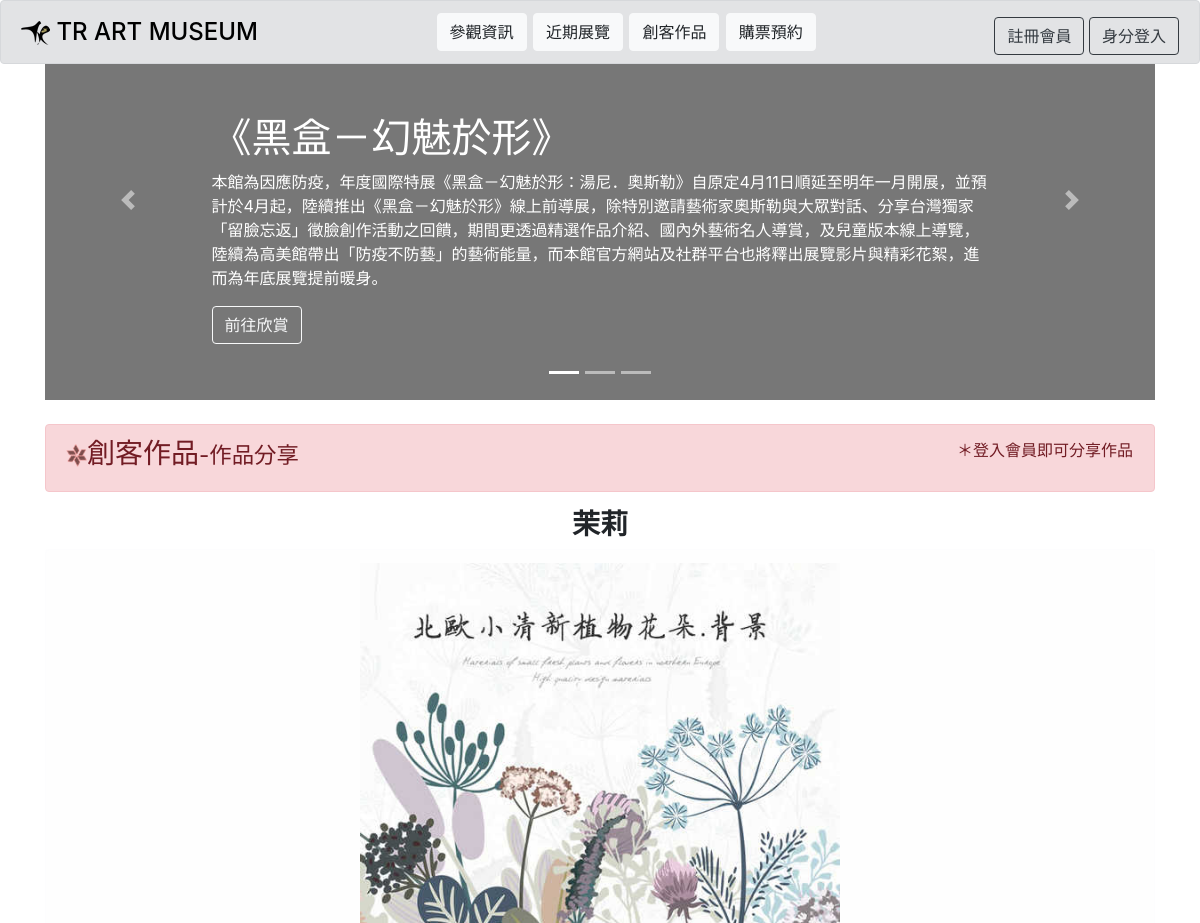
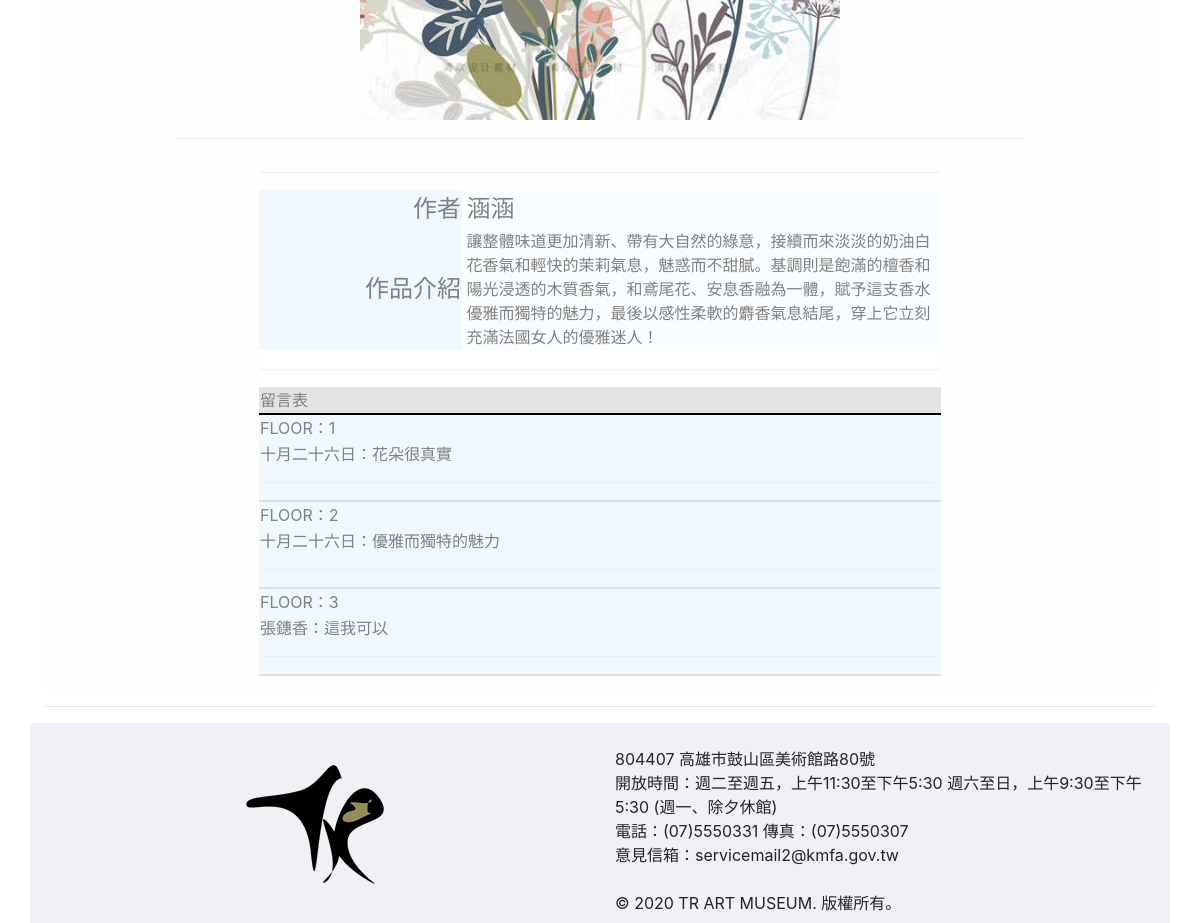
The page /works.php?wid=4 on the database its author committed (2 pictures, top to bottom).
### tables this page shows
CREATE TABLE `works` (
  `wid` int(11) NOT NULL,
  `mid` int(11) NOT NULL,
  `wname` varchar(200) NOT NULL,
  `wintroduction` varchar(200) NOT NULL,
  `wshort` varchar(200) NOT NULL,
  `wlink` varchar(200) NOT NULL
);

CREATE TABLE `mem` (
  `id` int(11) NOT NULL,
  `name` varchar(100) NOT NULL,
  `username` varchar(100) NOT NULL,
  `password` varchar(100) NOT NULL,
  `birth` varchar(100) NOT NULL,
  `phone` varchar(100) NOT NULL
);

CREATE TABLE `message` (
  `messageid` int(11) NOT NULL,
  `mid` varchar(200) NOT NULL,
  `wid` varchar(200) NOT NULL,
  `message` varchar(200) NOT NULL
);

### works.php (the view, shortened to what this page needs)
<?php
  $user_type = $_SESSION["user_type"];
  $wid = $_GET["wid"];
     require "includes/db.php";
    $sql = "SELECT * FROM works WHERE wid='$wid'";
    $result = $conn->query($sql);
    if ($result->num_rows > 0) {
        while($row = $result->fetch_assoc()) {
           $mid = $row["mid"];
           $wname = $row["wname"];
           $wintroduction = $row["wintroduction"];
           $wlink = $row["wlink"];
          $sql = "SELECT * FROM mem WHERE id='$mid'";
          $result = $conn->query($sql);
          if ($result->num_rows > 0) {
              while($row = $result->fetch_assoc()) {
                $mwname = $row["name"];
              }
          }
        }
    }
?>
<!doctype html>
<html lang="en">
  <head>
    <link rel="stylesheet" href="https://stackpath.bootstrapcdn.com/bootstrap/4.5.2/css/bootstrap.min.css">
  </head>
  <body>
<?php require "includes/menu.php";?>
<div class="container" style="margin:0px auto">
    <?php require "includes/exhibition.php";?>
    <br>
  <div class="alert alert-danger" role="alert">
    <div class="row">
      <div align="left" class="col" style="width: 50%">
        <h3><img src="pc/Sign3.png">創客作品<small>-作品分享</small></h3>
      </div>
      <div align="right" class="col" style="width: 50%">
          <?php
            if ($user_type!=NULL) {
              echo "<table width='100%  border='1px'>
                      <tr><td align='right'>
                        <a href='page003.php'><button type'button' class='btn btn-outline-danger'>BACK</button></a>
                        <a href='addworks.php'><button type'button' class='btn btn-outline-danger'>＋作品</button></a>
                      </td></tr>
                    </table>";
            } else  {
              echo "<table width='100%  border='1px'><tr><td align='right'>＊登入會員即可分享作品</td></tr></table>";
            }
          ?>
      </div>
    </div>
    </div>
 <h3 align="center"><b><?php echo "$wname"; ?></b></h3>
<div class="alert alert-light" role="alert" style="width: 100%" >
<table align="center" width="80%">
  <tr>
    <td align="center">
          <?php
          $tags="<img src='uploads/^^^^' style='height: 30rem;'>";
          echo str_replace("^^^^",$wlink,$tags);
      ?>
    </td>
  </tr>
  <tr>
    <td>
      <table align="center" width="80%">
        <tr><td colspan="3"><hr></td></tr>
        <tr height="30%">
          <td width="29.75%" align="right" bgcolor="#f0f8ff">
            <font size="5">作者</font>
           </td>
          <td width="0.5%" bgcolor="#ffffff"></td>
          <td width="69.5%" align="left" bgcolor="#fafdff">
            <font size="5"><?php echo "$mwname"; ?></font>
          </td>
        </tr>
        <tr>
          <hr>
          <td width="29.75%" align="right" bgcolor="#f0f8ff">
            <font size="5">作品介紹</font>
          </td>
          <td width="0.5%" bgcolor="#ffffff" ></td>
          <td width="69.7%" align="left" bgcolor="#fafdff">
            <font size="3"><?php echo "$wintroduction"; ?></font>
          </td>
        </tr>
      </table>
    </td>
  </tr>
  <tr>
    <td>
      <table align="center" width="80%" bgcolor="#f0f8ff">
        <tr><td bgcolor="#ffffff"  colspan="2"><hr></td></tr>
        <tr><td bgcolor="#e3e3e3"   colspan="2">留言表</td></tr>
        <tr><td colspan="2" height="2px" bgcolor="#000000"></td></tr>
          <?php
          $sql = "SELECT * FROM message WHERE wid='$wid'";
              $result = $conn->query($sql);
              if ($result->num_rows > 0) {
                $number = 1;
                while($row = $result->fetch_assoc()) {
                     $mid = $row["mid"];
                     $message = $row["message"];
                     $sql = "SELECT * FROM mem WHERE id='$mid'";
                     $res = $conn->query($sql);
                      if ($res->num_rows > 0) {
                        while($row = $res->fetch_assoc()) {
                                $mname = $row["name"];
                          }}
          ?>
        <tr><td   colspan="2">FLOOR：<?php echo"$number"; ?></td></tr>
        <tr><td>
            <?php echo"<p>$mname"."："."$message</p>"; ?>
            <hr>
            </td>
            <td align="right">
            </td>
        </tr>
          <tr><td colspan="2" height="2px" bgcolor="#e0e0e0"></td></tr>
          <?php $number = $number+1;  } } $conn->close(); ?>
      </table>
    </td>
  </tr>
</table>
</div>
    <hr>
      <?php require "includes/footer.php";?>
    </div>
</body>
</html>

### rows shown on the page
works: wname "茉莉", wintroduction "讓整體味道更加清新、帶有大自然的綠意，接續而來淡淡的奶油白花香氣和輕快的茉莉氣息，魅惑而不甜膩。基調則是飽滿的檀香和陽光浸透的木質香氣，和鳶尾花、安息香融為一體，賦予這支香水優雅而獨特的魅力，最後以感性柔軟的麝香氣息結尾，穿上它立刻充滿法國女人的優雅迷人！"
mem: name "涵涵"
message: mem.name "十月二十六日", message "花朵很真實"
message: mem.name "十月二十六日", message "優雅而獨特的魅力"
message: mem.name "張鏸香", message "這我可以"
